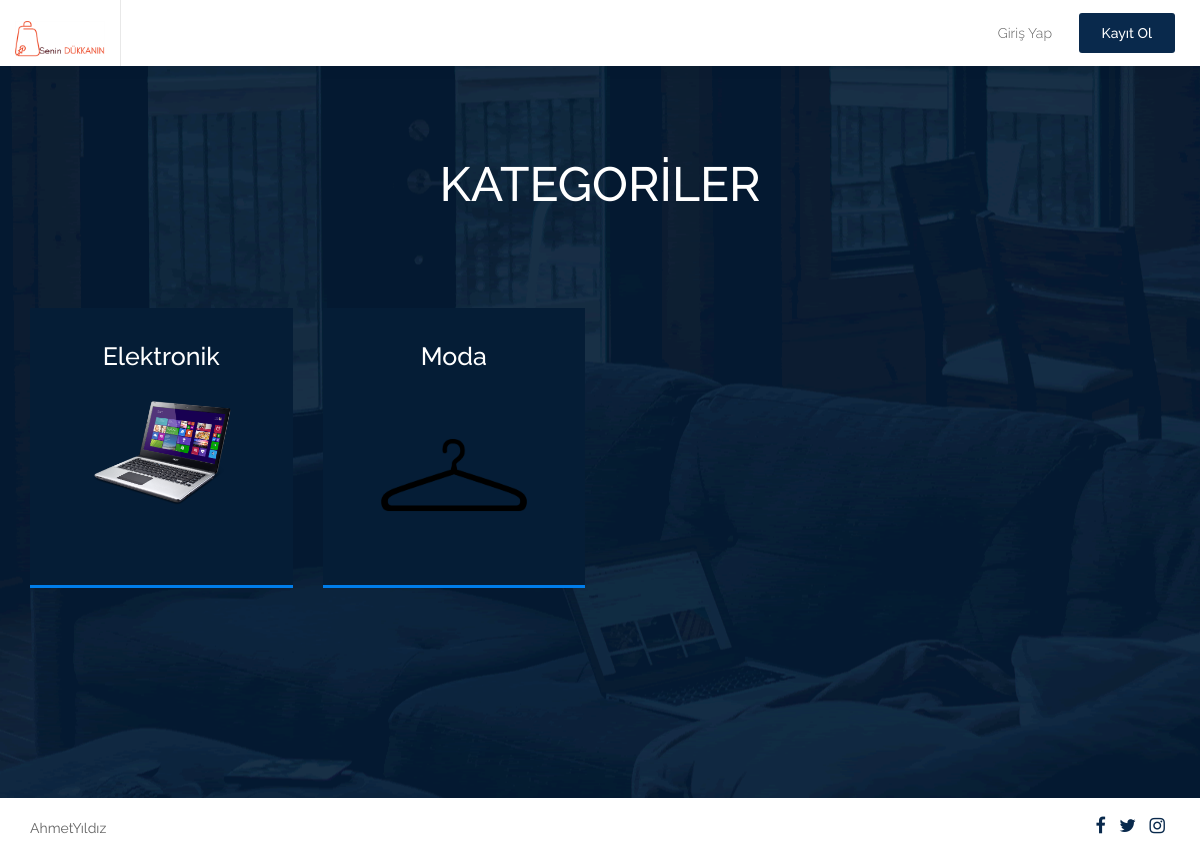
The page / on the database its author committed.
### shopping/models.py (models this page shows, shortened)
class Ayarlar(models.Model):
    siteadi = models.CharField(max_length=150,verbose_name="Site Adı")
    facebookadresi = models.CharField(max_length=150,verbose_name="Facebook Adresi")
    twitteradresi = models.CharField(max_length=150, verbose_name="Twitter Adresi")
    instagramadresi = models.CharField(max_length=150, verbose_name="Instagram Adresi")
    logo = models.FileField(blank=True,null=True,verbose_name="Logo")
    footeralani = models.CharField(max_length=250,verbose_name="Footerdeki Yazı Alanı")

class Kategoriler(models.Model):
    kategoriadi = models.CharField(max_length=250,verbose_name="Kategori Adı")
    kategoriaciklamasi = models.TextField(max_length=5000,verbose_name="Kategori Açıklaması")
    kategoriresmi = models.FileField(blank=True,null=True,verbose_name="Kategori Resmi")

### shopping/views.py (the view)
# urls.py: path('',views.index,name="index"),
def index(request):
    kategoriler = Kategoriler.objects.all()
    ayarlar = Ayarlar.objects.get(id=1)
    if request.user.is_authenticated:
        sepet = Sepet.objects.filter(sahibi=request.user)
        sepettutari = 0
        for u in sepet:
            sepettutari += u.toplamfiyat
    else:
        sepet = list()
        sepettutari = 0
    context = {
        "title": "Ana Sayfa | {}".format(ayarlar.siteadi),
        "kategoriler": kategoriler,
        "sepet": sepet,
        "sepettutari": sepettutari,
        "ayarlar":ayarlar
    }
    return render(request, "index.html", context)

### templates/index.html (shortened to what this page needs)
{% extends "includes/layout.html" %}
{% load static %}
{% block content %}
    <div class="page-content-product">
        <div class="main-product">
            <div class="container">
                <div class="row clearfix">
                    <div class="find-box">
                        <h1>KATEGORİLER</h1>
                    </div>
                </div>
                <div class="row clearfix">
                    {% for kategori in kategoriler %}
                        <div class="col-lg-3 col-sm-6 col-md-3">
                            <a href="/kategori/{{ kategori.id }}">
                                <div class="box-img">
                                    <h4>{{ kategori.kategoriadi }}</h4>
                                    <img height="200" width="150" src='/media/{{ kategori.kategoriresmi }}' alt=""/>
                                </div>
                            </a>
                        </div>
                    {% endfor %}
                </div>
            </div>
        </div>
    </div>
{% endblock %}

### templates/includes/header.html (shortened to what this page needs)
{% load static %}
<header id="header" class="top-head">
    <nav class="navbar navbar-default">
        <div class="container-fluid">
            <div class="row">
                <div class="col-md-4 col-sm-12 left-rs">
                    <div class="navbar-header">
                        <a href="/" class="navbar-brand"><img src="/media/{{ ayarlar.logo }}" alt=""/></a>
                    </div>
                </div>
                {% if request.user.is_authenticated %}
                    <div class="col-md-8 col-sm-12">
                        <div class="right-nav">
                            <div class="login-sr">
                                <div class="login-signup">
                                    <ul>
                                        <li><a data-toggle="modal"
                                               href="#">Hoşgeldin, {{ request.user.first_name }} {{ request.user.last_name }}</a>
                                        </li>
                                        <li><a data-toggle="modal" class="custom-b" href="/cikis">Çıkış Yap</a></li>
                                    </ul>
                                </div>
                            </div>
                            <div class="help-r hidden-xs">
                                <div class="help-box">
                                    <ul>
                                        <li><a data-toggle="modal" data-target="#myModal" href="#"> <span>Sepetim</span>
                                        </a></li>
                                    </ul>
                                </div>
                            </div>
                        </div>
                    </div>
                {% else %}
                    <div class="col-md-8 col-sm-12">
                        <div class="right-nav">
                            <div class="login-sr">
                                <div class="login-signup">
                                    <ul>
                                        <li><a data-toggle="modal" href="/giris">Giriş Yap</a></li>
                                        <li><a data-toggle="modal" class="custom-b" href="/kayit">Kayıt Ol</a></li>
                                    </ul>
                                </div>
                            </div>
                        </div>
                    </div>
                {% endif %}
            </div>
        </div>
    </nav>
</header>

### templates/includes/footer.html
{% load static %}
<footer>
         <div class="copyright">
            <div class="container">
               <div class="row">
                  <div class="col-md-8">
                     <p>{{ ayarlar.footeralani }}</p>
                  </div>
                  <div class="col-md-4">
                     <ul class="list-inline socials">
                        <li>
                           <a href="{{ ayarlar.facebookadresi }}">
                           <i class="fa fa-facebook" aria-hidden="true"></i>
                           </a>
                        </li>
                        <li>
                           <a href="{{ ayarlar.twitteradresi }}">
                           <i class="fa fa-twitter" aria-hidden="true"></i>
                           </a>
                        </li>
                        <li>
                           <a href="{{ ayarlar.instagramadresi }}">
                           <i class="fa fa-instagram" aria-hidden="true"></i>
                           </a>
                        </li>
                     </ul>
                  </div>
               </div>
            </div>
         </div>
      </footer>

### shopping/static/css/style.css (style rules this page uses)
body { font-family: 'Raleway', sans-serif; font-weight: 400; margin: 0px; overflow-x: hidden; padding: 0px; }
h1, h2, h3, h4, h5 { margin: 0 }
h1, h2, h3, h4, h5, h6 { margin: 0px; padding: 0px; }
ul, ol { list-style: none; margin: 0px; padding: 0px; }
a, a:hover, a:focus { -webkit-text-decoration: none; -moz-text-decoration: none; -ms-text-decoration: none; -o-text-decoration: none; text-decoration: none; transition: ease all 0.5s; }
img { max-width: 100%; height: auto; }
header .navbar { border-radius: 0px; }
#header.top-head { background: #fff; }
header .navbar-default { background-color: transparent; border: none; margin-bottom: 0px; position: relative; -webkit-box-shadow: 0 15px 19px -19px rgba(0, 0, 0, 0.1); box-shadow: 0 15px 19px -19px rgba(0, 0, 0, 0.1); }
header .navbar-default .navbar-header { z-index: 1030; position: relative; background: #fff; }
.navbar-brand { float: left; padding: 21px 15px; font-size: 18px; line-height: 20px; height: 66px; border-right: 1px solid #e8e8e8; }
.navbar-brand>img { width: 90px; }
.right-nav { float: right; padding-right: 10px; }
.login-sr { float: right; margin-left: 15px; }
.login-signup { padding: 13px 0px; }
.login-signup ul { margin: 0px; padding: 0px; list-style: none; }
.login-signup ul li { display: inline-block; }
.login-signup ul li a { font-family: 'Raleway', sans-serif; font-weight: 300; color: #636363; text-decoration: none; font-size: 14px; display: block; padding: 10px 23px; }
.login-signup ul li a.custom-b { background: #09294c; border-radius: 3px; font-family: 'Raleway', sans-serif; font-weight: 500; color: #fff; padding: 10px 23px; }
.main-product { background-color: #09284b; background-image: url('../images/bg_main.png'); padding-bottom: 180px; background-position: center center; }
.find-box { max-width: 780px; margin: 0 auto; width: 100%; padding: 92px 0px 75px 0px; }
.find-box h1 { font-family: 'Raleway', sans-serif; font-weight: 500; color: #fff; font-size: 48px; text-align: center; padding-bottom: 22px; }
.box-img { background: #051d36; text-align: center; padding-bottom: 30px; min-height: 280px; margin-bottom: 30px; position: relative; border-bottom: solid #007dea 3px; transition: ease all 0.5s; }
.box-img h4 { color: #fff; padding-top: 35px; padding-bottom: 30px; font-size: 25px; font-weight: 500; transition: all 0.3s ease 0s; letter-spacing: 0px; }
.copyright { background: #ffffff; }
.copyright p { margin-top: 20px; font-size: 14px; color: #636363; }
.copyright .socials { float: right; padding: 15px 0px; }
.copyright .socials { margin: 0px; }
.copyright .socials li { margin: 0px; }
.copyright .socials li a { color: #09294c; font-size: 18px; }

### rows shown on the page
Ayarlar: logo (picture), footeralani "AhmetYıldız"
Kategoriler: kategoriadi "Elektronik", kategoriresmi (picture)
Kategoriler: kategoriadi "Moda", kategoriresmi (picture)
